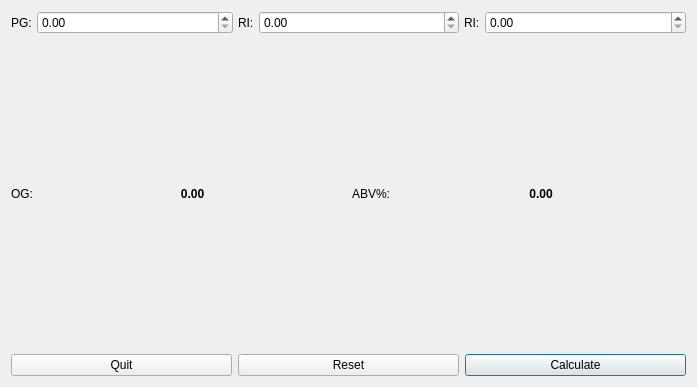
<?xml version="1.0" encoding="UTF-8"?>
<ui version="4.0">
 <class>Dialog</class>
 <widget class="QDialog" name="Dialog">
  <property name="enabled">
   <bool>true</bool>
  </property>
  <property name="geometry">
   <rect>
    <x>0</x>
    <y>0</y>
    <width>697</width>
    <height>387</height>
   </rect>
  </property>
  <property name="windowTitle">
   <string>Dialog</string>
  </property>
  <layout class="QVBoxLayout" name="verticalLayout">
   <item>
    <layout class="QHBoxLayout" name="horizontalLayout_9">
     <property name="spacing">
      <number>5</number>
     </property>
     <property name="sizeConstraint">
      <enum>QLayout::SetDefaultConstraint</enum>
     </property>
     <item>
      <layout class="QHBoxLayout" name="horizontalLayout_10" stretch="0,1">
       <property name="spacing">
        <number>-1</number>
       </property>
       <property name="sizeConstraint">
        <enum>QLayout::SetDefaultConstraint</enum>
       </property>
       <item>
        <widget class="QLabel" name="label_8">
         <property name="text">
          <string>PG:</string>
         </property>
         <property name="buddy">
          <cstring>doubleSpinBox_4</cstring>
         </property>
        </widget>
       </item>
       <item>
        <widget class="QDoubleSpinBox" name="doubleSpinBox_4"/>
       </item>
      </layout>
     </item>
     <item>
      <layout class="QHBoxLayout" name="horizontalLayout_11" stretch="0,1">
       <property name="sizeConstraint">
        <enum>QLayout::SetDefaultConstraint</enum>
       </property>
       <item>
        <widget class="QLabel" name="label_9">
         <property name="text">
          <string>RI:</string>
         </property>
         <property name="buddy">
          <cstring>doubleSpinBox_5</cstring>
         </property>
        </widget>
       </item>
       <item>
        <widget class="QDoubleSpinBox" name="doubleSpinBox_5"/>
       </item>
      </layout>
     </item>
     <item>
      <layout class="QHBoxLayout" name="horizontalLayout_12" stretch="0,1">
       <item>
        <widget class="QLabel" name="label_10">
         <property name="text">
          <string>RI:</string>
         </property>
         <property name="buddy">
          <cstring>doubleSpinBox_6</cstring>
         </property>
        </widget>
       </item>
       <item>
        <widget class="QDoubleSpinBox" name="doubleSpinBox_6"/>
       </item>
      </layout>
     </item>
    </layout>
   </item>
   <item>
    <layout class="QHBoxLayout" name="horizontalLayout_14">
     <item>
      <layout class="QHBoxLayout" name="horizontalLayout_15" stretch="0,1">
       <item>
        <widget class="QLabel" name="label_11">
         <property name="text">
          <string>OG:</string>
         </property>
        </widget>
       </item>
       <item>
        <widget class="QLabel" name="label_12">
         <property name="font">
          <font>
           <weight>75</weight>
           <bold>true</bold>
          </font>
         </property>
         <property name="focusPolicy">
          <enum>Qt::StrongFocus</enum>
         </property>
         <property name="text">
          <string>0.00</string>
         </property>
         <property name="alignment">
          <set>Qt::AlignCenter</set>
         </property>
         <property name="textInteractionFlags">
          <set>Qt::LinksAccessibleByKeyboard|Qt::LinksAccessibleByMouse|Qt::TextBrowserInteraction|Qt::TextSelectableByKeyboard|Qt::TextSelectableByMouse</set>
         </property>
        </widget>
       </item>
      </layout>
     </item>
     <item>
      <layout class="QHBoxLayout" name="horizontalLayout_16" stretch="0,1">
       <item>
        <widget class="QLabel" name="label_13">
         <property name="text">
          <string>ABV%:</string>
         </property>
        </widget>
       </item>
       <item>
        <widget class="QLabel" name="label_14">
         <property name="font">
          <font>
           <weight>75</weight>
           <bold>true</bold>
          </font>
         </property>
         <property name="focusPolicy">
          <enum>Qt::StrongFocus</enum>
         </property>
         <property name="text">
          <string>0.00</string>
         </property>
         <property name="alignment">
          <set>Qt::AlignCenter</set>
         </property>
         <property name="textInteractionFlags">
          <set>Qt::LinksAccessibleByKeyboard|Qt::LinksAccessibleByMouse|Qt::TextBrowserInteraction|Qt::TextSelectableByKeyboard|Qt::TextSelectableByMouse</set>
         </property>
        </widget>
       </item>
      </layout>
     </item>
    </layout>
   </item>
   <item>
    <layout class="QHBoxLayout" name="horizontalLayout_13">
     <property name="sizeConstraint">
      <enum>QLayout::SetDefaultConstraint</enum>
     </property>
     <item>
      <widget class="QPushButton" name="pushButton_4">
       <property name="text">
        <string>Quit</string>
       </property>
      </widget>
     </item>
     <item>
      <widget class="QPushButton" name="pushButton_5">
       <property name="text">
        <string>Reset</string>
       </property>
      </widget>
     </item>
     <item>
      <widget class="QPushButton" name="pushButton_6">
       <property name="text">
        <string>Calculate</string>
       </property>
       <property name="default">
        <bool>true</bool>
       </property>
      </widget>
     </item>
    </layout>
   </item>
  </layout>
 </widget>
 <tabstops>
  <tabstop>doubleSpinBox_4</tabstop>
  <tabstop>doubleSpinBox_5</tabstop>
  <tabstop>doubleSpinBox_6</tabstop>
  <tabstop>label_12</tabstop>
  <tabstop>label_14</tabstop>
  <tabstop>pushButton_4</tabstop>
  <tabstop>pushButton_5</tabstop>
  <tabstop>pushButton_6</tabstop>
 </tabstops>
 <resources/>
 <connections>
  <connection>
   <sender>doubleSpinBox_4</sender>
   <signal>editingFinished()</signal>
   <receiver>doubleSpinBox_5</receiver>
   <slot>setFocus()</slot>
   <hints>
    <hint type="sourcelabel">
     <x>186</x>
     <y>64</y>
    </hint>
    <hint type="destinationlabel">
     <x>305</x>
     <y>66</y>
    </hint>
   </hints>
  </connection>
  <connection>
   <sender>doubleSpinBox_5</sender>
   <signal>editingFinished()</signal>
   <receiver>doubleSpinBox_6</receiver>
   <slot>setFocus()</slot>
   <hints>
    <hint type="sourcelabel">
     <x>439</x>
     <y>68</y>
    </hint>
    <hint type="destinationlabel">
     <x>579</x>
     <y>69</y>
    </hint>
   </hints>
  </connection>
  <connection>
   <sender>doubleSpinBox_4</sender>
   <signal>editingFinished()</signal>
   <receiver>doubleSpinBox_5</receiver>
   <slot>selectAll()</slot>
   <hints>
    <hint type="sourcelabel">
     <x>215</x>
     <y>82</y>
    </hint>
    <hint type="destinationlabel">
     <x>285</x>
     <y>82</y>
    </hint>
   </hints>
  </connection>
  <connection>
   <sender>doubleSpinBox_5</sender>
   <signal>editingFinished()</signal>
   <receiver>doubleSpinBox_6</receiver>
   <slot>selectAll()</slot>
   <hints>
    <hint type="sourcelabel">
     <x>456</x>
     <y>51</y>
    </hint>
    <hint type="destinationlabel">
     <x>535</x>
     <y>54</y>
    </hint>
   </hints>
  </connection>
  <connection>
   <sender>pushButton_5</sender>
   <signal>clicked()</signal>
   <receiver>doubleSpinBox_4</receiver>
   <slot>clear()</slot>
   <hints>
    <hint type="sourcelabel">
     <x>297</x>
     <y>317</y>
    </hint>
    <hint type="destinationlabel">
     <x>47</x>
     <y>76</y>
    </hint>
   </hints>
  </connection>
  <connection>
   <sender>pushButton_5</sender>
   <signal>clicked()</signal>
   <receiver>doubleSpinBox_5</receiver>
   <slot>clear()</slot>
   <hints>
    <hint type="sourcelabel">
     <x>384</x>
     <y>314</y>
    </hint>
    <hint type="destinationlabel">
     <x>278</x>
     <y>53</y>
    </hint>
   </hints>
  </connection>
  <connection>
   <sender>pushButton_5</sender>
   <signal>clicked()</signal>
   <receiver>doubleSpinBox_6</receiver>
   <slot>clear()</slot>
   <hints>
    <hint type="sourcelabel">
     <x>425</x>
     <y>313</y>
    </hint>
    <hint type="destinationlabel">
     <x>657</x>
     <y>55</y>
    </hint>
   </hints>
  </connection>
  <connection>
   <sender>pushButton_5</sender>
   <signal>clicked()</signal>
   <receiver>doubleSpinBox_4</receiver>
   <slot>setFocus()</slot>
   <hints>
    <hint type="sourcelabel">
     <x>367</x>
     <y>317</y>
    </hint>
    <hint type="destinationlabel">
     <x>63</x>
     <y>75</y>
    </hint>
   </hints>
  </connection>
  <connection>
   <sender>doubleSpinBox_6</sender>
   <signal>editingFinished()</signal>
   <receiver>pushButton_6</receiver>
   <slot>animateClick()</slot>
   <hints>
    <hint type="sourcelabel">
     <x>652</x>
     <y>66</y>
    </hint>
    <hint type="destinationlabel">
     <x>628</x>
     <y>327</y>
    </hint>
   </hints>
  </connection>
  <connection>
   <sender>pushButton_4</sender>
   <signal>clicked()</signal>
   <receiver>Dialog</receiver>
   <slot>hide()</slot>
   <hints>
    <hint type="sourcelabel">
     <x>28</x>
     <y>320</y>
    </hint>
    <hint type="destinationlabel">
     <x>55</x>
     <y>350</y>
    </hint>
   </hints>
  </connection>
 </connections>
</ui>
